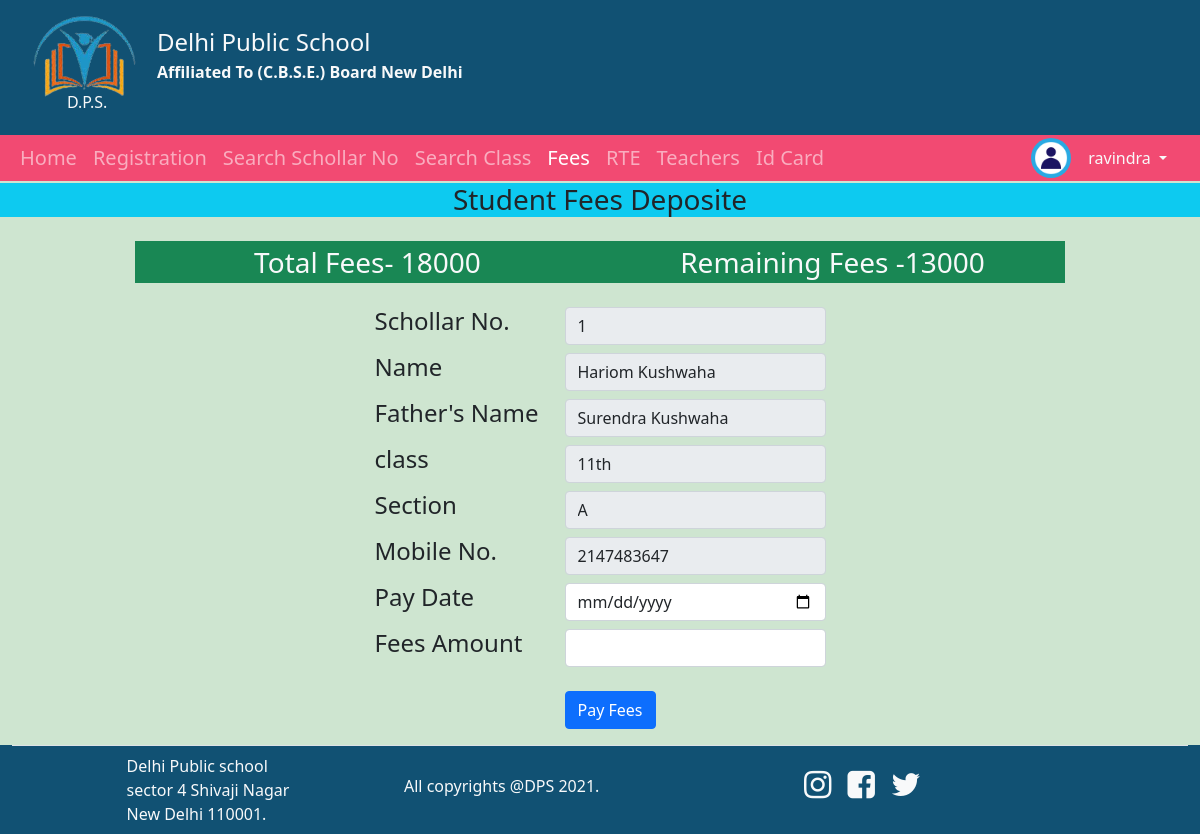
Screenshot of /student_fees_deposit.php?schollar_no=1 (signed in) with the database file from the repository.
### tables this page shows
CREATE TABLE `class_fees` (
  `id` int(11) NOT NULL,
  `class` varchar(255) DEFAULT NULL,
  `total_fees` varchar(255) DEFAULT NULL
);

CREATE TABLE `student_registraion` (
  `id` int(255) NOT NULL,
  `first_name` varchar(255) NOT NULL,
  `last_name` varchar(255) NOT NULL,
  `father_name` varchar(255) NOT NULL,
  `mother_name` varchar(255) NOT NULL,
  `dob` date NOT NULL,
  `gender` varchar(255) NOT NULL,
  `country` varchar(255) NOT NULL,
  `state` varchar(255) NOT NULL,
  `city` varchar(255) NOT NULL,
  `address` varchar(255) NOT NULL,
  `mobile` varchar(255) NOT NULL,
  `landline` varchar(255) DEFAULT NULL,
  `schollar_no` int(255) NOT NULL,
  `reg_no` int(255) NOT NULL,
  `class` varchar(255) NOT NULL,
  `mode` varchar(25) NOT NULL,
  `stream` varchar(255) NOT NULL,
  `section` varchar(5) NOT NULL,
  `add_date` date NOT NULL,
  `medium` varchar(255) NOT NULL,
  `prev_school` varchar(255) NOT NULL,
  `prev_class` varchar(255) NOT NULL,
  `category` varchar(255) NOT NULL,
  `religion` varchar(255) NOT NULL,
  `M_tongue` varchar(255) NOT NULL,
  `resi_area` varchar(255) NOT NULL,
  `occupation` varchar(255) NOT NULL,
  `income` int(255) NOT NULL,
  `vehicle` varchar(255) DEFAULT NULL,
  `bus_no` int(255) DEFAULT NULL,
  `bank` varchar(255) DEFAULT NULL,
  `bank_ac` int(255) NOT NULL,
  `ifsc` varchar(20) NOT NULL,
  `addhar` int(255) DEFAULT NULL,
  `samgra` int(255) NOT NULL,
  `stuimg` varchar(255) NOT NULL,
  `addharimg` varchar(255) NOT NULL,
  `passbookimg` varchar(255) NOT NULL,
  `tcimg` varchar(255) DEFAULT NULL,
  `marksheetimg` varchar(255) NOT NULL,
  `incomeimg` varchar(255) DEFAULT NULL
);

### sessionFile.php (called while the page is built, shortened)
<?php
include("db_connection.php");
if (isset($_SESSION['uname'])) {
    $userName = $_SESSION['uname'];
    $UserFetchQuery = mysqli_query($connection, "SELECT * FROM admin_login WHERE User_name='$userName'");
    $FetchData = mysqli_fetch_array($UserFetchQuery);
}
else
 {
    header("location:index.php");
}
?>

### student_fees_deposit.php (the view, shortened to what this page needs)
<?php
include("db_connection.php");
include("sessionFile.php");
if (isset($_REQUEST['schollar_no'])) {
    $schNO = $_REQUEST['schollar_no'];
    $selectQuery = mysqli_query($connection, "SELECT * FROM student_registraion WHERE schollar_no='$schNO'");
    $RowCount = mysqli_num_rows($selectQuery);
    if($RowCount>0)
    {
    $Fetch_data = mysqli_fetch_array($selectQuery);
    $class = $Fetch_data['class'];
    $feesQuery = mysqli_query($connection, "SELECT * FROM class_fees WHERE class='$class'");
    $get_fees = mysqli_fetch_array($feesQuery);
    $full_fees = $get_fees['total_fees'];
    $feesQuery2 = mysqli_query($connection, "SELECT * FROM student_fees WHERE schollar_no='$schNO'");
    $sum = 0;
    foreach ($feesQuery2 as $list) {
        $sum += $list['last_transaction_amount'];
    }
    if (empty($sum)) {
        $remainFees = $full_fees;
    }
    else {
        $remainFees=$full_fees-$sum;
    }
}
else
{
    $error="<div class='alert alert-warning alert-dismissible fade show' role='alert'>
    <strong>❎😭😭😭</strong>Invalid schollar no,Please go back.
    <button type='button' class='btn-close' data-bs-dismiss='alert' aria-label='Close'></button>
  </div>";
}
}
?>
<!DOCTYPE html>
<html lang="en">
<head>
    <link href="https://cdn.jsdelivr.net/npm/bootstrap@5.1.3/dist/css/bootstrap.min.css" rel="stylesheet">
    <link rel="stylesheet" href="css/style.css">
</head>
<body>
    <?php include("header.php"); ?>
    <nav class="navbar navbar-expand-lg navbar-dark fs-5 pt-2">
        <div class="container-fluid menu">
            <div class="collapse navbar-collapse" id="navbarSupportedContent">
                <ul class="navbar-nav me-auto mb-2 mb-lg-0">
                    <li class="nav-item">
                        <a class="nav-link" aria-current="page" href="Home.php">Home</a>
                    </li>
                    <li class="nav-item dropdown">
                        <a class="nav-link" href="#" id="navbarDropdown" role="button" data-bs-toggle="dropdown" aria-haspopup="true">
                            Registration
                        </a>
                    </li>
                    <li class="nav-item">
                        <a class="nav-link" href="search_sch_no.php">Search Schollar No</a>
                    </li>
                    <li class="nav-item">
                        <a class="nav-link" href="Search_class.php">Search Class</a>
                    </li>
                    <li class="nav-item">
                        <a class="nav-link active" href="fees.php">Fees</a>
                    </li>
                    <li class="nav-item">
                        <a class="nav-link" href="rte_student.php">RTE</a>
                    </li>
                    <li class="nav-item dropdown">
                        <a class="nav-link" href="#" id="navbarDropdown" role="button" data-bs-toggle="dropdown" aria-expanded="false">
                            Teachers
                        </a>
                    </li>
                    <li class="nav-item">
                        <a class="nav-link" href="#">Id Card</a>
                    </li>
                </ul>
            </div>
            <form method="POST" class="d-flex d-inline mx-2">
                    <div class="dropdown show fs-6">
                        <img src="images/loginuser.jpg" class="rounded-circle" style="height:40px ; width:40px;">
                        <a class="btn text-light dropdown-toggle" href="#" role="button" id="dropdownMenuLink" data-toggle="dropdown" aria-haspopup="true" aria-expanded="false">
                            <?php echo $FetchData['User_name']; ?>
                        </a>
                    </div>
                </form>
        </div>
    </nav>
    <h3 class="text-center bg-info">Student Fees Deposite</h3>
    <div class="container mt-4">
        <form method="POST">
            <div class="container">
                <div class="row justify-content-center">
                    <div class="col-5 fs-3 text-center text-light bg-success"><span>Total Fees- <?php if(!empty($get_fees['total_fees'])){echo$get_fees['total_fees'];} ?></span>
                    </div>
                    <div class="col-5 fs-3 text-center text-light bg-success"><span>Remaining Fees -<?php if(!empty($remainFees)){echo $remainFees;} ?></span>
                    </div>
                </div>
            </div>
            <div class="row justify-content-center mt-4">
                <div class="col-md-2">
                    <h4 class="">Schollar No.</h4>
                </div>
                <div class="col-md-3"><input type="text" class="form-control" name="schollar_no" value="<?php echo $Fetch_data['schollar_no']; ?>" readonly></div>
            </div>
            <div class="row justify-content-center mt-2">
                <div class="col-md-2">
                    <h4>Name</h4>
                </div>
                <div class="col-md-3"><input type="text" class="form-control text-capitalize" name="name" value="<?php echo $Fetch_data['first_name'] . "&nbsp;" . $Fetch_data['last_name']; ?>" readonly></div>
            </div>
            <div class="row justify-content-center mt-2">
                <div class="col-md-2">
                    <h4>Father's Name</h4>
                </div>
                <div class="col-md-3"><input type="text" class="form-control text-capitalize" name="fname" value="<?php echo $Fetch_data['father_name']; ?>" readonly></div>
            </div>
            <div class="row justify-content-center mt-2">
                <div class="col-md-2">
                    <h4>class</h4>
                </div>
                <div class="col-md-3"><input type="text" class="form-control" name="class" value="<?php echo $Fetch_data['class']; ?>" name="" readonly></div>
            </div>
            <div class="row justify-content-center mt-2">
                <div class="col-md-2">
                    <h4>Section</h4>
                </div>
                <div class="col-md-3"><input type="text" class="form-control text-capitalize" name="section" value="<?php echo $Fetch_data['section']; ?>" readonly></div>
            </div>
            <div class="row justify-content-center mt-2">
                <div class="col-md-2">
                    <h4>Mobile No.</h4>
                </div>
                <div class="col-md-3"><input type="text" class="form-control" name="mobile" value="<?php echo $Fetch_data['mobile']; ?>" readonly></div>
            </div>
            <div class="row justify-content-center mt-2">
                <div class="col-md-2">
                    <h4>Pay Date</h4>
                </div>
                <div class="col-md-3"><input type="date" class="form-control" name="pay_date" required></div>
            </div>
            <div class="row justify-content-center mt-2">
                <div class="col-md-2">
                    <h4>Fees Amount</h4>
                </div>
                <div class="col-md-3"><input type="text" class="form-control" name="fess" value="" required></div>
            </div>
            <div class="row justify-content-center mt-4">
                <div class="col-md-2"></div>
                <div class="col-md-3"><input type="submit" class=" btn btn-primary" name="Paybtn" value="Pay Fees" ></div>
            </div>
    </div>
    <div class="mt-3">
        <?php include("footer.php"); ?>
    </div>
</body>
</html>

### css/style.css (style rules this page uses)
* { margin: 0px; padding: 0px; }
body { background-color:#CEE5D0; }
.menu { background-color:#F24A72; }
.pt-2 { padding-top: 0px!important; margin-bottom: -6px; }

### rows the page displays
class_fees: total_fees "18000", total_fees "13000"
student_registraion: schollar_no "1", name "hariom kushwaha", fname "surendra kushwaha", class "11th", section "A", mobile "2147483647"

### other values shown
$FetchData['User_name'] "ravindra"
